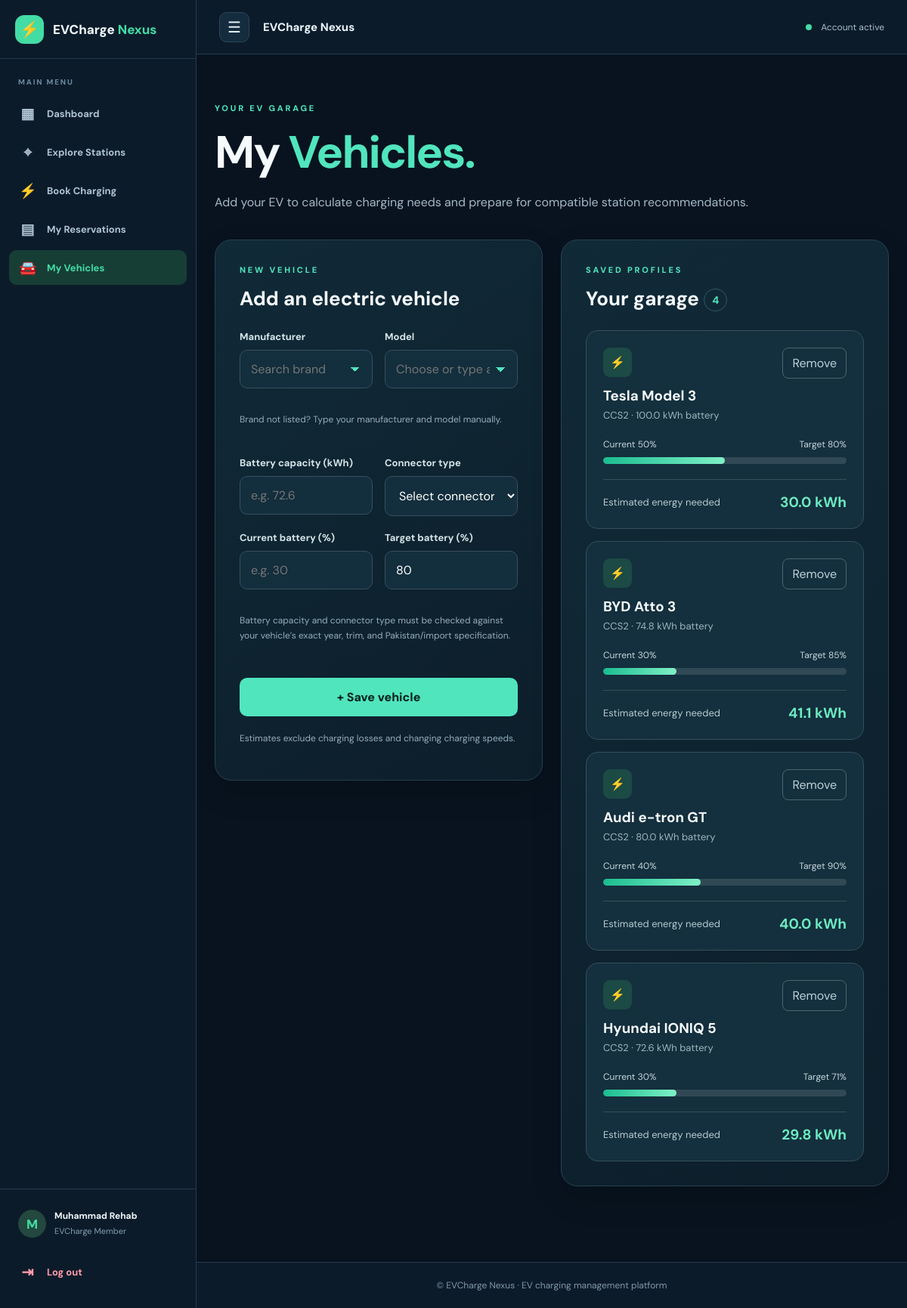
The page /vehicles (signed in) on the database its author committed.
### tables this page shows
CREATE TABLE vehicles (
            id INTEGER PRIMARY KEY AUTOINCREMENT,
            user_id INTEGER NOT NULL REFERENCES users(id),
            manufacturer TEXT NOT NULL,
            model TEXT NOT NULL,
            battery_kwh REAL NOT NULL CHECK(battery_kwh > 0),
            connector TEXT NOT NULL,
            current_soc INTEGER NOT NULL CHECK(current_soc BETWEEN 0 AND 100),
            target_soc INTEGER NOT NULL CHECK(target_soc BETWEEN 0 AND 100),
            created_at TEXT NOT NULL
        );

### app_backup.py (the view, shortened to what this page needs)
@app.route("/vehicles", methods=["GET", "POST"])
@login_required
def vehicles():
    db = get_db()
    rows = db.execute("""
        SELECT *
        FROM vehicles
        WHERE user_id = ?
        ORDER BY id DESC
    """, (
        session["user_id"],
    )).fetchall()
    return render_template(
        "vehicles.html",
        vehicles=rows,
        connectors=CONNECTORS
    )

### app_backup.py (called while the page is built)
def get_db():
    if "db" not in g:
        g.db = sqlite3.connect(
            DATABASE,
            timeout=15
        )
        g.db.row_factory = sqlite3.Row
        g.db.execute("PRAGMA busy_timeout=15000")
    return g.db

def login_required(view):
    @wraps(view)
    def wrapped(*args, **kwargs):
        if "user_id" not in session:
            flash(
                "Please sign in to continue.",
                "info"
            )
            return redirect(url_for("login"))
        return view(*args, **kwargs)
    return wrapped

@app.context_processor
def inject_user():
    return {
        "current_user_name": session.get("user_name")
    }

### templates/vehicles.html (shortened to what this page needs)
{% extends "base.html" %}
{% block content %}
<main class="container vehicle-page">
 <div class="eyebrow">YOUR EV GARAGE</div><h1>My <em>Vehicles.</em></h1>
 <p class="note">Add your EV to calculate charging needs and prepare for compatible station recommendations.</p>
 <div class="vehicle-grid"><section class="vehicle-surface">
  <div class="eyebrow">NEW VEHICLE</div><h2>Add an electric vehicle</h2>
  <form method="post" class="vehicle-form">
   <div class="vehicle-fields"><div><label for="manufacturer">Manufacturer</label><input id="manufacturer" name="manufacturer" list="manufacturer-options" maxlength="70" required placeholder="Search brand (e.g. BYD)" autocomplete="off" value="{{ request.form.get('manufacturer','') }}"><datalist id="manufacturer-options"></datalist></div>
   <div><label for="model">Model</label><input id="model" name="model" list="model-options" maxlength="70" required placeholder="Choose or type a model" autocomplete="off" value="{{ request.form.get('model','') }}"><datalist id="model-options"></datalist></div></div>
   <p class="catalog-help" id="catalog-help">Search a brand, then choose its model. You can also type a custom vehicle.</p><div class="vehicle-fields"><div><label for="battery_kwh">Battery capacity (kWh)</label><input id="battery_kwh" name="battery_kwh" type="number" min="1" max="300" step="0.1" required placeholder="e.g. 72.6" value="{{ request.form.get('battery_kwh','') }}"></div>
   <div><label for="connector">Connector type</label><select id="connector" name="connector" required><option value="">Select connector</option></select></div></div>
   <div class="vehicle-fields"><div><label for="current_soc">Current battery (%)</label><input id="current_soc" name="current_soc" type="number" min="0" max="99" required placeholder="e.g. 30" value="{{ request.form.get('current_soc','') }}"></div>
   <div><label for="target_soc">Target battery (%)</label><input id="target_soc" name="target_soc" type="number" min="1" max="100" required placeholder="e.g. 80" value="{{ request.form.get('target_soc','80') }}"></div></div>
   <p class="catalog-help">Battery capacity and connector type must be checked against your vehicle’s exact year, trim, and Pakistan/import specification.</p><button class="button full" type="submit">+ Save vehicle</button>
  </form><p class="vehicle-hint">Estimates exclude charging losses and changing charging speeds.</p>
 </section><section class="vehicle-surface"><div class="eyebrow">SAVED PROFILES</div><h2>Your garage <span class="vehicle-count">{{ vehicles|length }}</span></h2>
 {% if vehicles %}{% for v in vehicles %}<article class="vehicle-card"><div class="vehicle-card-head"><div><div class="vehicle-icon">⚡</div><h3>{{ v.manufacturer }} {{ v.model }}</h3><p>{{ v.connector }} · {{ v.battery_kwh }} kWh battery</p></div><form method="post" action="{{ url_for('delete_vehicle',vehicle_id=v.id) }}" onsubmit="return confirm('Remove this vehicle?')"><button type="submit" class="vehicle-delete">Remove</button></form></div>
 <div class="battery-row"><span>Current {{ v.current_soc }}%</span><span>Target {{ v.target_soc }}%</span></div><div class="battery-track"><div class="battery-fill" style="width:{{ v.current_soc }}%"></div></div>
 <div class="energy-estimate"><span>Estimated energy needed</span><strong>{{ '%.1f'|format(v.battery_kwh * (v.target_soc-v.current_soc)/100) }} kWh</strong></div></article>{% endfor %}
 {% else %}<div class="vehicle-empty"><div>🚘</div><h3>No vehicles yet</h3><p>Add your first electric vehicle to start planning your charging needs.</p></div>{% endif %}
 </section></div>
<script src="{{ url_for('static', filename='vehicle_catalog.js') }}" defer></script></main>{% endblock %}

### templates/base.html (shortened to what this page needs)
<!DOCTYPE html>
<html lang="en">
<head>
    <link rel="stylesheet"
          href="{{ url_for('static', filename='style.css') }}">
</head>
<body class="{% if current_user_name %}nexus-app{% endif %}">
{% if current_user_name %}
    <aside class="nexus-sidebar" id="nexus-sidebar">
        <a class="nexus-sidebar-brand"
           href="{{ url_for('dashboard') }}">
            <span class="nexus-logo">⚡</span>
            <span class="nexus-brand-name">
                EVCharge <span>Nexus</span>
            </span>
        </a>
        <div class="nexus-sidebar-scroll">
            <div class="nexus-menu-label">MAIN MENU</div>
            <nav aria-label="Application navigation">
                <a class="nexus-nav-link {% if request.endpoint == 'dashboard' %}active{% endif %}"
                   href="{{ url_for('dashboard') }}"
                   title="Dashboard"
                   {% if request.endpoint == 'dashboard' %}aria-current="page"{% endif %}>
                    <span class="nexus-nav-icon">▦</span>
                    <span class="nexus-nav-text">Dashboard</span>
                </a>
                <a class="nexus-nav-link {% if request.endpoint == 'station_map' %}active{% endif %}"
                   href="{{ url_for('station_map') }}"
                   title="Explore Stations"
                   {% if request.endpoint == 'station_map' %}aria-current="page"{% endif %}>
                    <span class="nexus-nav-icon">⌖</span>
                    <span class="nexus-nav-text">Explore Stations</span>
                </a>
                <a class="nexus-nav-link {% if request.endpoint == 'reservations' %}active{% endif %}"
                   href="{{ url_for('reservations') }}"
                   title="Book Charging"
                   {% if request.endpoint == 'reservations' %}aria-current="page"{% endif %}>
                    <span class="nexus-nav-icon">⚡</span>
                    <span class="nexus-nav-text">Book Charging</span>
                </a>
                <a class="nexus-nav-link {% if request.endpoint == 'reservations_backend.my_reservations_page' %}active{% endif %}"
                   href="{{ url_for('reservations_backend.my_reservations_page') }}"
                   title="My Reservations"
                   {% if request.endpoint == 'reservations_backend.my_reservations_page' %}aria-current="page"{% endif %}>
                    <span class="nexus-nav-icon">▤</span>
                    <span class="nexus-nav-text">My Reservations</span>
                </a>
                <a class="nexus-nav-link {% if request.endpoint == 'vehicles' %}active{% endif %}"
                   href="{{ url_for('vehicles') }}"
                   title="My Vehicles"
                   {% if request.endpoint == 'vehicles' %}aria-current="page"{% endif %}>
                    <span class="nexus-nav-icon">🚘</span>
                    <span class="nexus-nav-text">My Vehicles</span>
                </a>
            </nav>
        </div>
        <div class="nexus-sidebar-bottom">
            <div class="nexus-user">
                <div class="nexus-avatar">
                    {{ current_user_name[0]|upper }}
                </div>
                <div class="nexus-user-details">
                    <strong>{{ current_user_name }}</strong>
                    <small>EVCharge Member</small>
                </div>
            </div>
            <form class="nexus-logout-form"
                  action="{{ url_for('logout') }}"
                  method="post">
                <button type="submit"
                        class="nexus-nav-link nexus-logout"
                        title="Log out">
                    <span class="nexus-nav-icon">⇥</span>
                    <span class="nexus-nav-text">Log out</span>
                </button>
            </form>
        </div>
    </aside>
    <div class="nexus-main-shell">
        <header class="nexus-top-header">
            <div class="nexus-header-left">
                <button class="nexus-menu-toggle"
                        id="nexus-menu-toggle"
                        type="button"
                        aria-label="Toggle navigation"
                        aria-controls="nexus-sidebar"
                        aria-expanded="true">
                    ☰
                </button>
                <span class="nexus-header-title">
                    EVCharge Nexus
                </span>
            </div>
            <div class="nexus-header-right">
                <span class="nexus-header-indicator"></span>
                <span>Account active</span>
            </div>
        </header>
{% endif %}
    {% block content %}
    {% endblock %}
    <footer>
        © EVCharge Nexus · EV charging management platform
    </footer>
{% if current_user_name %}
    </div>
{% endif %}
</body>
</html>

### static/style.css (style rules this page uses)
:root { --bg: #081521; --panel: #102432; --line: #294151; --green: #51e5bd; --muted: #a5bac6; }
* { box-sizing: border-box; }
html { scroll-behavior: smooth; }
body { margin: 0; background: var(--bg); color: #f5fafc; font-family: 'DM Sans', Arial, sans-serif; }
a { color: inherit; text-decoration: none; }
button, input, select { font: inherit; }
button { cursor: pointer; }
em { font-style: normal; color: var(--green); }
h1 { font-size: clamp(40px, 6vw, 72px); line-height: 1.13; letter-spacing: -2px; margin: 18px 0; }
h2 { font-size: 34px; margin: 12px 0; }
.container { max-width: 1120px; margin: auto; padding: 0 24px; }
.eyebrow { font-size: 11px; letter-spacing: 2.8px; color: var(--green); font-weight: 800; }
.note, .muted { color: var(--muted); line-height: 1.7; }
.button { display: inline-block; background: var(--green); color: #05251f; border: 0; border-radius: 10px; padding: 15px 23px; font-weight: 800; text-align: center; }
.vehicle-page { padding-top: 64px; padding-bottom: 100px; }
.vehicle-page h1 { font-size: clamp(40px, 5vw, 64px); }
.vehicle-grid { display: grid; grid-template-columns: 1fr 1fr; gap: 24px; margin-top: 36px; align-items: start; }
.vehicle-surface { border: 1px solid #294151; border-radius: 22px; padding: 32px; background: linear-gradient(145deg, #112a38, #0c1e2a); box-shadow: 0 16px 42px #00000024; }
.vehicle-surface h2 { font-size: 26px; margin: 14px 0 25px; }
.vehicle-form { display: flex; flex-direction: column; gap: 20px; }
.vehicle-fields { display: grid; grid-template-columns: 1fr 1fr; gap: 16px; }
.vehicle-form label { display: block; font-size: 13px; font-weight: 700; margin-bottom: 9px; color: #d4e5e9; }
.vehicle-form input, .vehicle-form select { width: 100%; min-width: 0; border: 1px solid #375060; background: #132e3d; color: #fff; padding: 14px; border-radius: 10px; outline: none; }
.vehicle-form .full { width: 100%; margin-top: 8px; }
.vehicle-hint, .catalog-help { font-size: 12px; color: #93aeba; line-height: 1.65; margin-top: 20px; }
.catalog-help { margin: 12px 0 18px; }
.vehicle-count { font-size: 14px; color: var(--green); border: 1px solid #315a5b; border-radius: 20px; padding: 5px 10px; vertical-align: middle; }
.vehicle-card { background: #142f3d; border: 1px solid #35505c; border-radius: 16px; padding: 22px; margin-top: 16px; }
.vehicle-card-head { display: flex; justify-content: space-between; gap: 12px; }
.vehicle-card h3 { margin: 12px 0 5px; }
.vehicle-card p { margin: 0 0 22px; color: #9eb6c0; font-size: 13px; }
.vehicle-icon { display: inline-flex; background: #1c4a45; border-radius: 9px; padding: 9px; }
.vehicle-delete { background: transparent; border: 1px solid #4c6670; border-radius: 8px; color: #bcd1d8; padding: 9px 12px; height: fit-content; }
.battery-row { display: flex; justify-content: space-between; color: #c6d7dd; font-size: 12px; margin-bottom: 9px; }
.battery-track { height: 9px; background: #304955; border-radius: 20px; overflow: hidden; }
.battery-fill { height: 100%; background: linear-gradient(90deg, #1bbd91, #7ff0c6); border-radius: 20px; }
.energy-estimate { display: flex; justify-content: space-between; gap: 12px; align-items: center; margin-top: 20px; border-top: 1px solid #37505a; padding-top: 17px; font-size: 13px; color: #b5cbd1; }
.energy-estimate strong { color: #6cebc1; font-size: 19px; }
.vehicle-form input[list] { padding-right: 36px; background-image: linear-gradient(45deg, transparent 50%, #51e5bd 50%), linear-gradient(135deg, #51e5bd 50%, transparent 50%); background-position: calc(100% - 22px) 51%, calc(100% - 16px) 51%; background-size: 6px 6px, 6px 6px; background-repeat: no-repeat; }
footer { text-align: center; border-top: 1px solid #203847; padding: 26px; color: #839da9; font-size: 12px; }

### rows shown on the page
vehicles: manufacturer "Tesla", model "Model 3", connector "CCS2", battery_kwh "100.0", current_soc "50", target_soc "80", v.battery_kwh*(v.target_soc-v.current_soc)/100 "30.0"
vehicles: manufacturer "BYD", model "Atto 3", connector "CCS2", battery_kwh "74.8", current_soc "30", target_soc "85", v.battery_kwh*(v.target_soc-v.current_soc)/100 "41.1"
vehicles: manufacturer "Audi", model "e-tron GT", connector "CCS2", battery_kwh "80.0", current_soc "40", target_soc "90", v.battery_kwh*(v.target_soc-v.current_soc)/100 "40.0"
vehicles: manufacturer "Hyundai", model "IONIQ 5", connector "CCS2", battery_kwh "72.6", current_soc "30", target_soc "71", v.battery_kwh*(v.target_soc-v.current_soc)/100 "29.8"

### other values the page prints
{{ current_user_name[0]|upper }} "M"
{{ current_user_name }} "Muhammad Rehab"
{{ vehicles|length }} "4"
